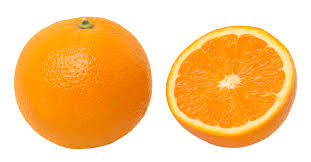
#> input picture pyOpenCV/orange.jpg, 311 x 162 px
$ python imreadEx6.py
#> lines starting #> are read from the running program, lines starting #| are printed output that depends on the picture
# 파이썬에서 openCV를 사용하기 위해
import cv2

# matplotlib 패키지에서 pyplot를 plt 라는 이름으로 임포트 한다.
from matplotlib import pyplot as plt

# BGR포맷으로 읽어서 imgBGR1~4 객체에 저장한다.
imgBGR1 = cv2.imread('orange.jpg')
#> imgBGR1 is the input picture: shape (162, 311, 3); mean B, G, R 135.9, 200.2, 250.5
imgBGR2 = cv2.imread('apple.jpg')
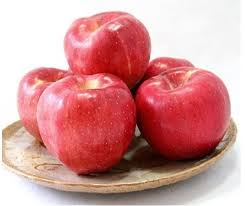
#> input picture pyOpenCV/apple.jpg, 245 x 206 px
#> imgBGR2 is the input picture: shape (206, 245, 3); mean B, G, R 149.8, 149.9, 209.6
imgBGR3 = cv2.imread('monkey.jpg')
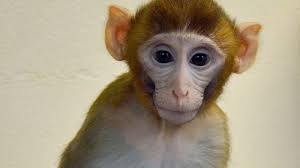
#> input picture pyOpenCV/monkey.jpg, 300 x 168 px
#> imgBGR3 is the input picture: shape (168, 300, 3); mean B, G, R 129.2, 151.7, 163.8
imgBGR4 = cv2.imread('lena.jpg')
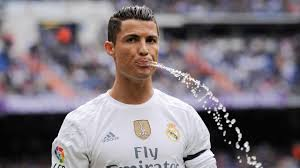
#> input picture pyOpenCV/lena.jpg, 300 x 168 px
#> imgBGR4 is the input picture: shape (168, 300, 3); mean B, G, R 126.5, 119.7, 128

# 컬러 순서 변환: BGR -> RGB
imgRGB1 = cv2.cvtColor(imgBGR1, cv2.COLOR_BGR2RGB)
imgRGB2 = cv2.cvtColor(imgBGR2, cv2.COLOR_BGR2RGB)
imgRGB3 = cv2.cvtColor(imgBGR3, cv2.COLOR_BGR2RGB)
imgRGB4 = cv2.cvtColor(imgBGR4, cv2.COLOR_BGR2RGB)

# subplots 2x2 총 4개로 설정하고 Window를 (10,10) 사이즈로 정의하고,
# window의 이름을 ‘Sample Pictures’로 정의 한다.
fig, ax = plt.subplots(2, 2, figsize=(10,10), sharey=True)
fig.canvas.set_window_title('Sample Pictures')

# 왼쪽 위 Window의 좌표 축을 ‘off’하고,
# imgRGB1(orange이미지) 비율을 ‘auto’로 설정한다.
ax[0][0].axis('off')
ax[0][0].imshow(imgRGB1, aspect = 'auto')

# 오른쪽 위 Window의 좌표 축을 ‘off’하고,
# imgRGB2(apple이미지) 비율을 ‘auto’로 설정한다.
ax[0][1].axis('off')
ax[0][1].imshow(imgRGB2, aspect = 'auto')

# 왼쪽 아래 Window의 좌표 축을 ‘off’하고,
# imgRGB3(baboon이미지) 비율을 ‘auto’로 설정한다.
ax[1][0].axis('off')
ax[1][0].imshow(imgRGB3, aspect = 'auto')

# 오른쪽 아래 Window의 좌표 축을 ‘off’하고,
# imgRGB3(lena이미지) 비율을 ‘auto’로 설정한다.
ax[1][1].axis('off')
ax[1][1].imshow(imgRGB4, aspect = 'auto')

# 주어진 사이즈의 Window에서 크기를 최대로 하고,
# sub window간의 공간을 가로(wspace)=0.05, 세로(hspace)=0.05로 설정한다.
plt.subplots_adjust(left=0, bottom=0, right=1, top=1, wspace=0.05, hspace=0.05)
plt.savefig('0206.png', bbox_inches='tight')
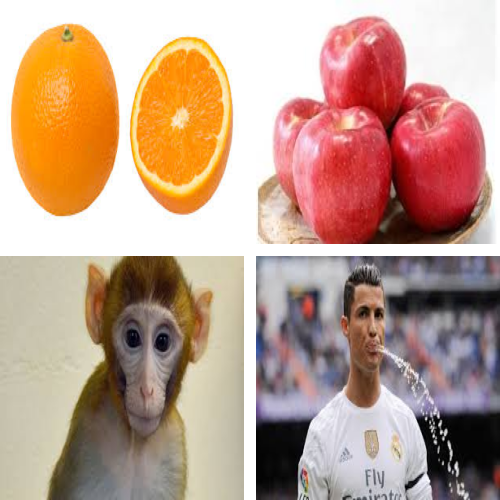
#> figure drawn by matplotlib, 4 panels
plt.show()
